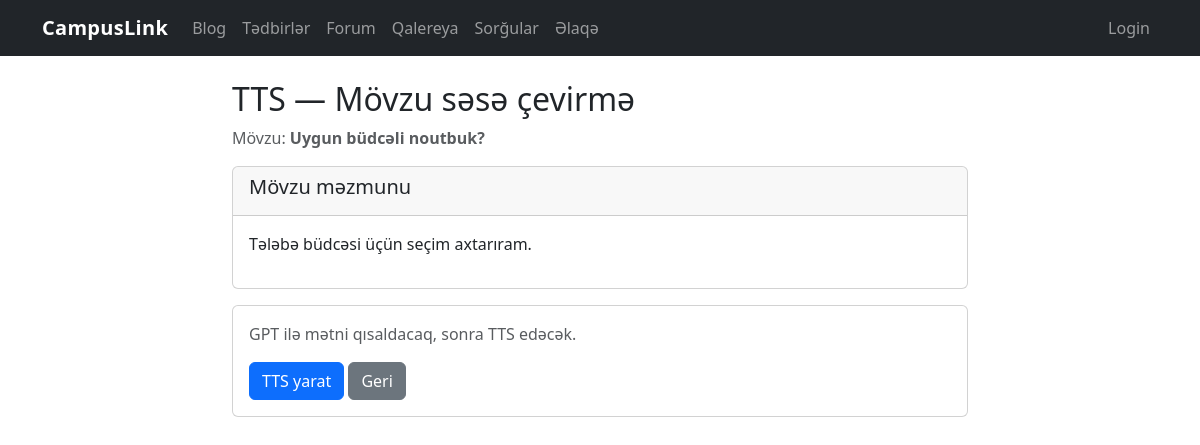
The app's page /forum/2/tts with its own data.
### tables this page shows
CREATE TABLE forum_topics (
            id INTEGER PRIMARY KEY AUTOINCREMENT,
            title TEXT NOT NULL,
            author TEXT NOT NULL,
            content TEXT NOT NULL,
            created_at TEXT NOT NULL,
            is_pinned INTEGER NOT NULL DEFAULT 0,
            likes INTEGER NOT NULL DEFAULT 0
        , pinned INTEGER NOT NULL DEFAULT 0);

### forum_tts.py (the view, shortened to what this page needs)
@bp.route("/<int:topic_id>/tts", methods=["GET", "POST"])
def tts_topic(topic_id: int):
    db = get_db()
    cursor = db.execute("SELECT * FROM forum_topics WHERE id = ?", (topic_id,))
    topic = cursor.fetchone()
    if not topic:
        return render_template("404.html"), 404
    return render_template("forum/tts_topic.html", topic=dict(topic))

### database.py (called while the page is built)
def get_db():
    if "db" not in g:
        g.db = sqlite3.connect(DB_PATH)
        g.db.row_factory = sqlite3.Row
    return g.db

### forum.py (called while the page is built, shortened)
def _current_user_display() -> str:
    role = session.get("role") or "guest"
    if role == "admin":
        return (session.get("admin_name") or session.get("user_name") or "Admin").strip() or "Admin"
    if role == "user":
        return (session.get("user_name") or "User").strip() or "User"
    return "Guest"

@bp.app_context_processor
def _inject_forum_auth():
    return {"forum_role": session.get("role") or "guest", "forum_name": _current_user_display()}

def ensure_forum_schema() -> None:
    global _schema_ready
    if _schema_ready:
        return

@bp.before_app_request
def _forum_schema_bootstrap():
    db = get_db()
    db.execute("PRAGMA foreign_keys = ON;")
    ensure_forum_schema()

### polls.py (called while the page is built)
@bp.before_app_request
def ensure_session():
    if "voter_id" not in session:
        session["voter_id"] = secrets.token_hex(8)
    return None

### templates/forum/tts_topic.html (shortened to what this page needs)
{% extends "base.html" %}
{% block content %}
<div class="row">
  <div class="col-md-8 mx-auto">
    <h2>TTS — Mövzu səsə çevirmə</h2>
    {% if topic %}
      <p class="text-muted">Mövzu: <strong>{{ topic["title"] }}</strong></p>
      <div class="card mb-3">
        <div class="card-header">
          <h5>Mövzu məzmunu</h5>
        </div>
        <div class="card-body">
          <p style="white-space: pre-wrap;">{{ topic["content"] }}</p>
        </div>
      </div>
    {% endif %}
    <div class="card">
      <div class="card-body">
        <p class="text-muted">GPT ilə mətni qısaldacaq, sonra TTS edəcək.</p>
        <form method="POST">
          <button type="submit" class="btn btn-primary">TTS yarat</button>
          {% if topic %}
            <a href="{{ url_for('forum.detail', topic_id=topic['id']) }}" class="btn btn-secondary">Geri</a>
          {% else %}
            <a href="{{ url_for('forum.detail', topic_id=topic_id) }}" class="btn btn-secondary">Geri</a>
          {% endif %}
        </form>
      </div>
    </div>
  </div>
</div>
{% endblock %}

### static/style.css (style rules this page uses)
body { font-family: system-ui, -apple-system, "Segoe UI", Roboto, Ubuntu, "Helvetica Neue", Arial, "Noto Sans", "Apple Color Emoji", "Segoe UI Emoji"; }

### records on screen
forum_topics: title "Uygun büdcəli noutbuk?", content "Tələbə büdcəsi üçün seçim axtarıram."
